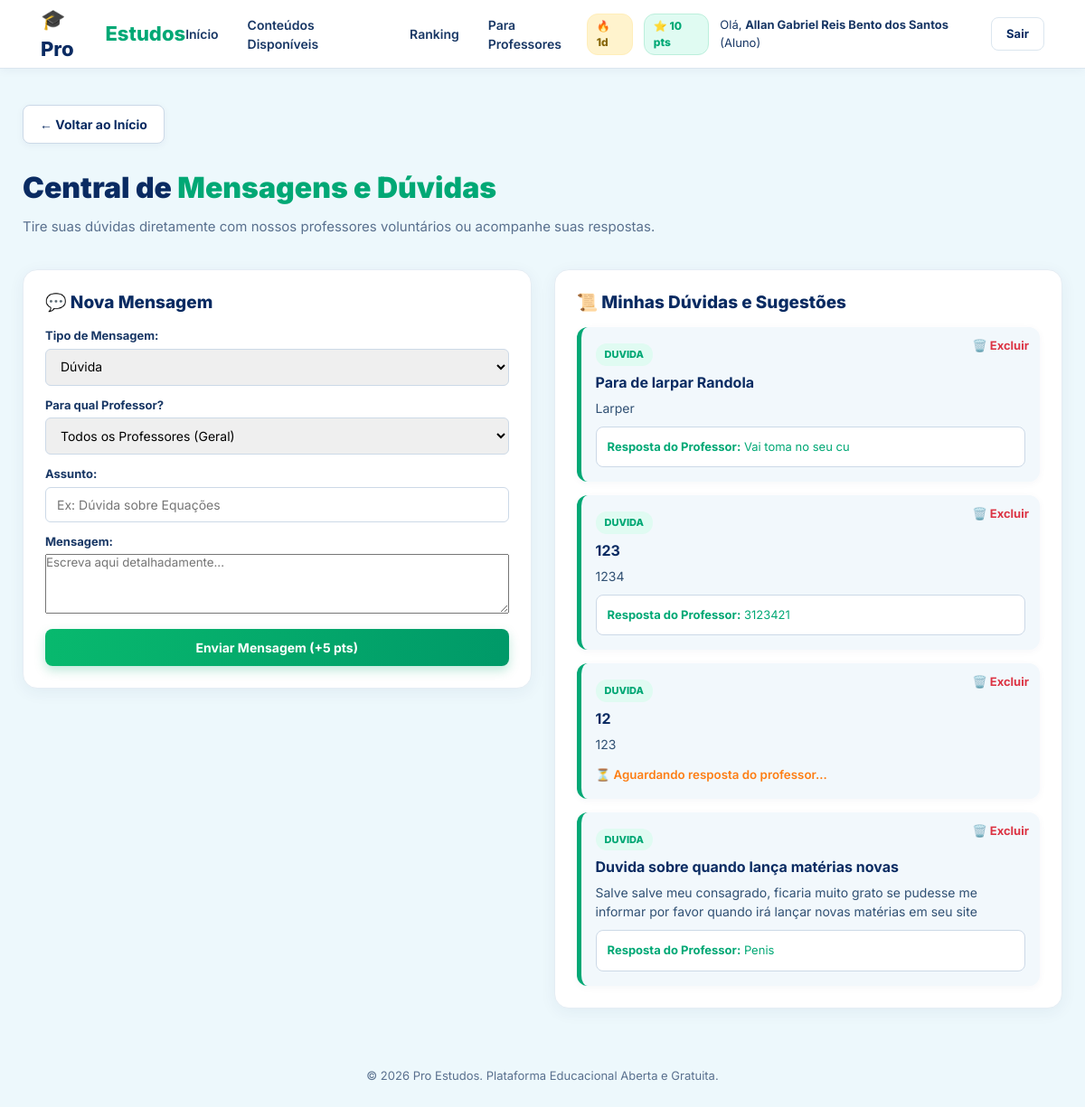
The page /mensagens (signed in) on the database as committed earlier.
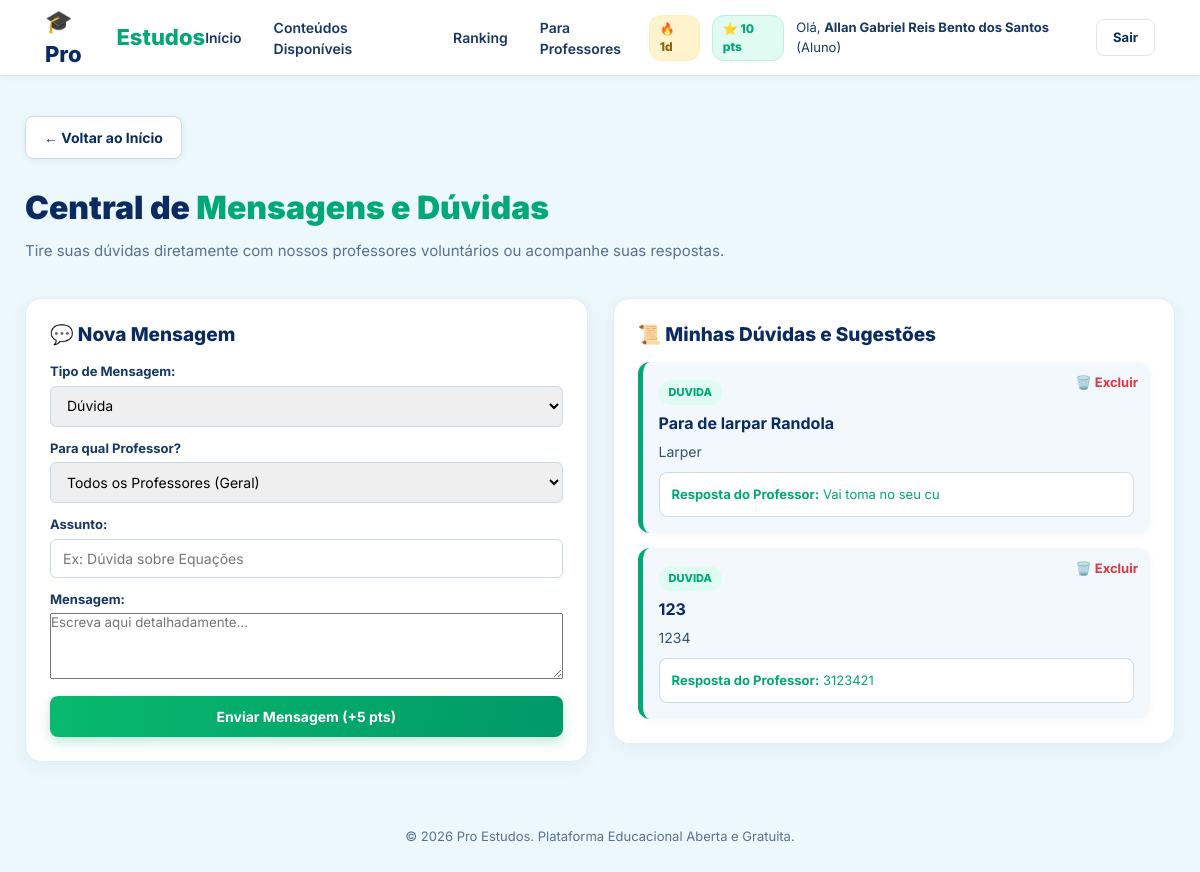
The same page on the database as committed later.
### app.py (models this page shows)
class Mensagem(db.Model):
    __tablename__ = 'mensagem'
    id_mensagem = db.Column(db.Integer, primary_key=True, autoincrement=True)
    id_aluno = db.Column(db.Integer, db.ForeignKey('aluno.id_aluno'), nullable=False)
    id_professor = db.Column(db.Integer, db.ForeignKey('professor.id_professor'), nullable=True)
    tipo = db.Column(db.String(20), nullable=False)
    assunto = db.Column(db.String(150), nullable=False)
    conteudo = db.Column(db.Text, nullable=False)
    resposta = db.Column(db.Text, nullable=True)
    data_envio = db.Column(db.DateTime, default=datetime.utcnow)
    aluno = db.relationship('Aluno', backref='mensagens')
    professor = db.relationship('Professor', backref='mensagens')

### app.py (the view)
@app.route('/mensagens')
def mensagens():
    usuario_logado, professores, mensagens_lista, ranking = obter_contexto_usuario()
    return render_template('mensagens.html', materias=MATERIAS, usuario=usuario_logado, professores=professores, mensagens=mensagens_lista)

### templates/mensagens.html (shortened to what the changed rows need)
{% extends 'base.html' %}
{% block content %}
<div class="materia-container">
    <div class="materia-header">
        <h1>Central de <span>Mensagens e Dúvidas</span></h1>
    </div>
    <div style="display: grid; grid-template-columns: repeat(auto-fit, minmax(320px, 1fr)); gap: 25px; margin-top: 20px;">
        <div style="grid-column: {% if usuario and usuario.perfil == 'aluno' %}auto{% else %}1 / -1{% endif %};">
            <div class="card-conteudo">
                <div style="margin-top: 15px; display: flex; flex-direction: column; gap: 15px;">
                    {% for m in mensagens %}
                        <div style="background:#f2f8fc; padding:16px; border-radius:12px; border-left: 5px solid #00a875; position:relative; box-shadow: 0 2px 8px rgba(10,43,98,0.04);">
                            <button type="button" onclick="excluirMensagemPagina({{ m.id_mensagem }})" style="position: absolute; top: 12px; right: 12px; border: none; background: none; color: #dc3545; cursor: pointer; font-weight: 700; font-size: 13px;">
                                🗑️ Excluir
                            </button>
                            <div style="margin-bottom: 6px;">
                                <span class="badge-tipo">{{ m.tipo|upper }}</span>
                            </div>
                            <h4 style="font-size: 16px; color: #0a2b62; margin-bottom: 6px; padding-right: 70px;">{{ m.assunto }}</h4>
                            <p style="font-size: 14px; color: #315174; line-height: 1.5; margin-bottom: 10px;">{{ m.conteudo }}</p>
                            {% if m.resposta %}
                                <div style="background: #ffffff; padding: 12px; border-radius: 8px; border: 1px solid #ccd9e7; margin-top: 8px;">
                                    <p style="color: #00a875; font-size: 13px; margin: 0;">
                                        <strong>Resposta do Professor:</strong> {{ m.resposta }}
                                    </p>
                                </div>
                            {% else %}
                                {% if usuario and usuario.perfil in ['professor', 'admin'] %}
                                    <form onsubmit="responderMensagemPagina(event, {{ m.id_mensagem }})" style="margin-top: 10px; display: flex; gap: 8px;">
                                        <input type="text" id="resp_pag_{{ m.id_mensagem }}" placeholder="Escreva sua resposta..." required style="flex: 1; padding: 8px 12px; border: 1px solid #ccd9e7; border-radius: 6px; font-size: 13px;">
                                        <button type="submit" class="btn btn-primary btn-sm">Responder</button>
                                    </form>
                                {% else %}
                                    <small style="color: #fd7e14; font-weight: 600;">⏳ Aguardando resposta do professor...</small>
                                {% endif %}
                            {% endif %}
                        </div>
                    {% endfor %}
                </div>
            </div>
        </div>
    </div>
</div>
{% endblock %}

Rows that differ between the two databases and show on the page:
removed Mensagem: tipo "DUVIDA", assunto "12", conteudo "123", shows "⏳ Aguardando resposta do professor..."
removed Mensagem: tipo "DUVIDA", assunto "Duvida sobre quando lança matérias novas", conteudo "Salve salve meu consagrado, ficaria muito grato se pudesse me informar por favor quando irá lançar novas matérias em seu site", resposta "Penis"
